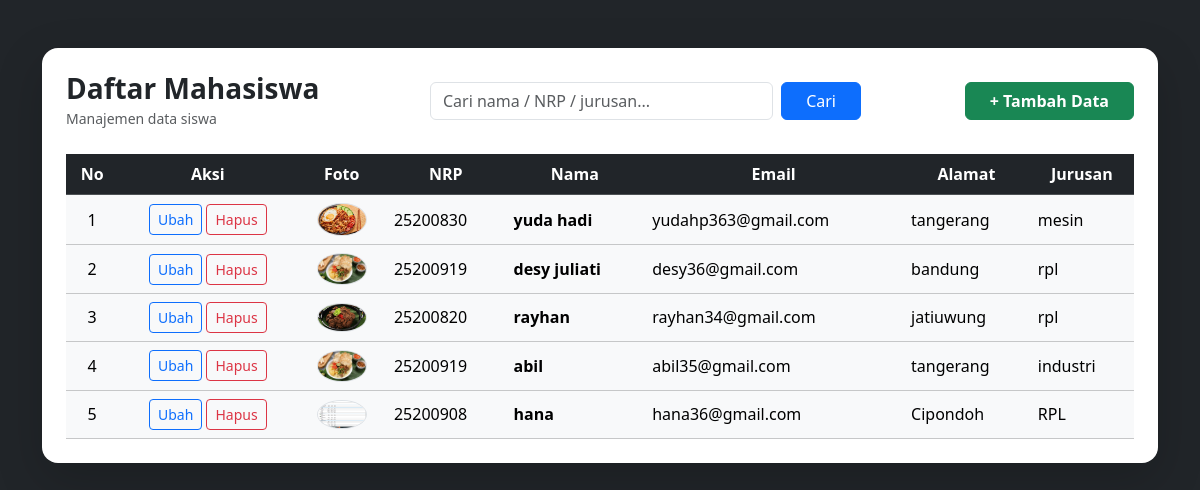
Page /crudai/index.php on the committed database.
### tables this page shows
CREATE TABLE `mahasiswa` (
  `id` int NOT NULL,
  `nama` varchar(100) NOT NULL,
  `nrp` varchar(20) NOT NULL,
  `email` varchar(100) NOT NULL,
  `jurusan` varchar(100) NOT NULL,
  `gambar` varchar(100) NOT NULL,
  `alamat` varchar(100) NOT NULL
);

### crudai/function.php (called while the page is built, shortened)
<?php
$conn = mysqli_connect("localhost", "root", "", "belajarphp");
function select($query)
{
    global $conn;
    $result = mysqli_query($conn, $query);
    $rows = [];
    while ($row = mysqli_fetch_assoc($result)) {
        $rows[] = $row;
    }
    return $rows;
}

### crudai/index.php (the view, shortened to what this page needs)
<?php
require 'function.php';
$mahasiswa = select("SELECT * FROM mahasiswa ORDER BY id ASC");
?>
<!DOCTYPE html>
<html lang="en">
<head>
    <link href="https://cdn.jsdelivr.net/npm/bootstrap@5.3.2/dist/css/bootstrap.min.css" rel="stylesheet" />
</head>
<body class="bg-dark py-5">
    <div class="container">
        <div class="card shadow-lg border-0 rounded-4">
            <div class="card-body p-4">
                <div class="row align-items-center mb-4">
                    <div class="col-md-4">
                        <h3 class="fw-bold text-dark mb-0">Daftar Mahasiswa</h3>
                        <small class="text-muted">Manajemen data siswa</small>
                    </div>
                    <div class="col-md-5">
                        <form action="" method="post" class="d-flex gap-2">
                            <input
                                type="text"
                                name="keyword"
                                class="form-control"
                                placeholder="Cari nama / NRP / jurusan..."
                                autocomplete="off">
                            <button type="submit" name="cari" class="btn btn-primary px-4">
                                Cari
                            </button>
                        </form>
                    </div>
                    <div class="col-md-3 text-end">
                        <a href="tambah.php" class="btn btn-success px-4 fw-semibold">
                            + Tambah Data
                        </a>
                    </div>
                </div>
                <div class="table-responsive">
                    <table class="table table-hover align-middle mb-0">
                        <thead class="table-dark text-center">
                            <tr>
                                <th>No</th>
                                <th>Aksi</th>
                                <th>Foto</th>
                                <th>NRP</th>
                                <th>Nama</th>
                                <th>Email</th>
                                <th>Alamat</th>
                                <th>Jurusan</th>
                            </tr>
                        </thead>
                        <tbody class="table-light">
                            <?php $i = 1; ?>
                            <?php foreach ($mahasiswa as $row) : ?>
                                <tr>
                                    <td class="text-center"><?= $i; ?></td>
                                    <td class="text-center">
                                        <a href="ubah.php?id=<?= $row['id'] ?>"
                                            class="btn btn-sm btn-outline-primary">
                                            Ubah
                                        </a>
                                        <a href="index.php?hapus=<?= $row['id'] ?>"
                                            class="btn btn-sm btn-outline-danger"
                                            onclick="return confirm('Yakin hapus data ini?')">
                                            Hapus
                                        </a>
                                    </td>
                                    <td class="text-center">
                                        <img src="img/<?= $row['gambar']; ?>"
                                            width="50"
                                            class="rounded-circle border"
                                            alt="foto">
                                    </td>
                                    <td><?= $row['nrp']; ?></td>
                                    <td class="fw-semibold"><?= $row['nama']; ?></td>
                                    <td><?= $row['email']; ?></td>
                                    <td><?= $row['alamat']; ?></td>
                                    <td><?= $row['jurusan']; ?></td>
                                </tr>
                                <?php $i++; ?>
                            <?php endforeach; ?>
                        </tbody>
                    </table>
                </div>
            </div>
        </div>
    </div>
</body>
</html>

### rows in the picture
mahasiswa: gambar (picture), nrp "25200830", nama "yuda hadi", email "yudahp363@gmail.com", alamat "tangerang", jurusan "mesin"
mahasiswa: gambar (picture), nrp "25200919", nama "desy juliati", email "desy36@gmail.com", alamat "bandung", jurusan "rpl"
mahasiswa: gambar (picture), nrp "25200820", nama "rayhan", email "rayhan34@gmail.com", alamat "jatiuwung", jurusan "rpl"
mahasiswa: gambar (picture), nrp "25200919", nama "abil", email "abil35@gmail.com", alamat "tangerang", jurusan "industri"
mahasiswa: gambar (picture), nrp "25200908", nama "hana", email "hana36@gmail.com", alamat "Cipondoh", jurusan "RPL"
